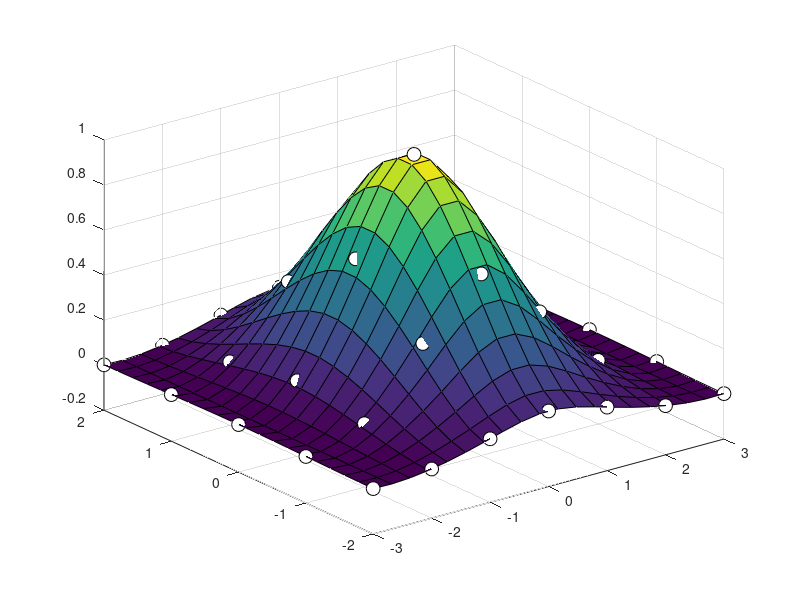

The MATLAB script that drew this image:
clc;
clear;
close all;

x=-3:3;
y=-2:2;

[X, Y]=meshgrid(x,y);

Z=exp(-0.5*(X.^2+Y.^2));

xx=linspace(min(x),max(x),20);
yy=linspace(min(y),max(y),20);
[XX, YY]=meshgrid(xx,yy);

ZZ=interp2(X,Y,Z,XX,YY,'spline');

figure;
surf(XX,YY,ZZ);
hold on;
plot3(X(:),Y(:),Z(:),'ko','MarkerFaceColor','white','MarkerSize',10);

